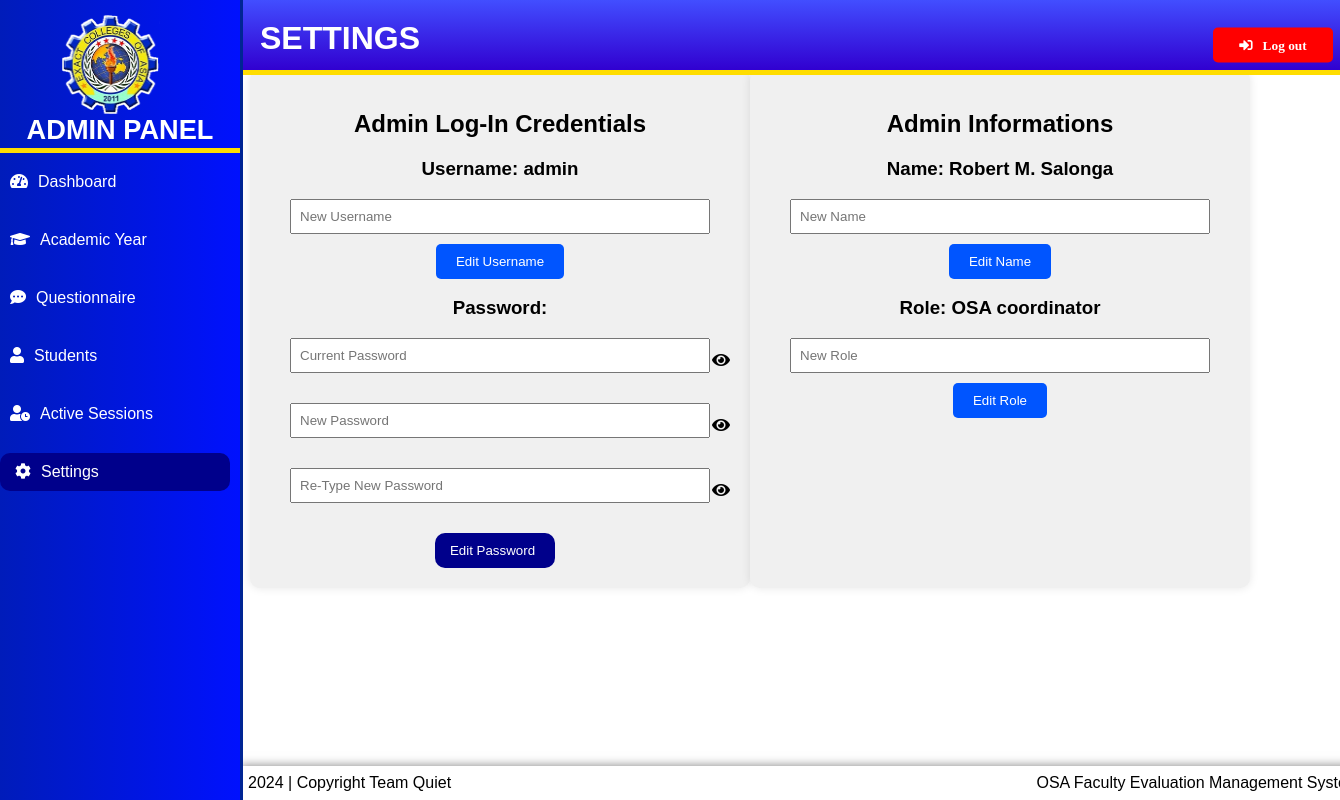
Screenshot of /admin/settings.php (signed in) with the database file from the repository.
### tables this page shows
CREATE TABLE `admin_list` (
  `name` varchar(30) NOT NULL,
  `role` varchar(30) NOT NULL,
  `admin_ID` int(11) NOT NULL,
  `admin_name` varchar(50) NOT NULL,
  `admin_pass` varchar(20) NOT NULL
);

### admin/settings.php (the view, shortened to what this page needs)
<!DOCTYPE html>
<html lang="en">
<head>
    <link rel="stylesheet" href="styles.css">
    <link rel="stylesheet" href="https://cdnjs.cloudflare.com/ajax/libs/font-awesome/5.15.4/css/all.min.css">
</head>
<body>
    <?php include 'sidebar.php'; ?>
    <div class="content">
        <h1>SETTINGS</h1>
        <div class="admin-container">
            <div class="admin-box">
                <?php
                include('../connection.php');
                $pdo = new PDO("mysql:host=$host;dbname=$dbname", $user, $pass);
                $pdo->setAttribute(PDO::ATTR_ERRMODE, PDO::ERRMODE_EXCEPTION);
                $stmt = $pdo->query("SELECT * FROM admin_list");
                $admin = $stmt->fetch(PDO::FETCH_ASSOC);
                if ($admin) {
                    echo "<h2>Admin Log-In Credentials</h2>";
                    echo "<h3>Username: {$admin['admin_name']}</h3>";
                    echo "<form class='admin-form' method='post' action='edit_admin.php'>";
                    echo "<input type='text' name='username' placeholder='New Username' required><br>";
                    echo "<button type='submit' name='edit_username'>Edit Username</button>";
                    echo "</form>";
                    echo "<h3>Password: </h3>";
                    echo "<form class='admin-form' method='post' action='edit_admin.php' id='adminPasswordForm'>";
                    echo "<div style='position:relative;'>";
                    echo "<input type='password' id='current_admin_password' name='current_password' placeholder='Current Password' required>";
                    echo "<i class='fas fa-eye' id='toggleCurrentAdminPassword'></i>";
                    echo "</div>";
                    echo "<div style='position:relative;'>";
                    echo "<input type='password' id='new_admin_password' name='new_password' placeholder='New Password' minlength='8' required>";
                    echo "<i class='fas fa-eye' id='toggleNewAdminPassword'></i>";
                    echo "</div>";
                    echo "<div style='position:relative;'>";
                    echo "<input type='password' id='confirm_admin_password' name='confirm_password' placeholder='Re-Type New Password' required>";
                    echo "<i class='fas fa-eye' id='toggleConfirmAdminPassword'></i>";
                    echo "</div>";
                    echo "<button type='submit' name='edit_password' class='settings-button'>Edit Password</button>";
                    echo "</form>";
                } else {
                    echo "<p>No admin found.</p>";
                }
                ?>
            </div>
            <div class="admin-box">
                <?php
                if ($admin) {
                    echo "<h2>Admin Informations</h2>";
                    echo "<h3>Name: {$admin['name']}</h3>";
                    echo "<form class='admin-form' method='post' action='edit_admin.php'>";
                    echo "<input type='text' name='name' placeholder='New Name' required><br>";
                    echo "<button type='submit' name='edit_name'>Edit Name</button>";
                    echo "</form>";
                    echo "<h3>Role: {$admin['role']}</h3>";
                    echo "<form class='admin-form' method='post' action='edit_admin.php'>";
                    echo "<input type='text' name='role' placeholder='New Role' required><br>";
                    echo "<button type='submit' name='edit_role'>Edit Role</button>";
                    echo "</form>";
                } else {
                    echo "<p>No admin found.</p>";
                }
                ?>
            </div>
        </div>
    </div>
</body>
</html>

### admin/styles.css (style rules this page uses)
body { margin: 0; padding: 0; border: none; outline: none; box-sizing: border-box; font-family: "Poppins", sans-serif; display: flex; }
.content { margin-left: 170px; padding: 20px 80px; z-index: 0; width: 1000px; }
button { background-color: #0055ff; color: rgb(255, 255, 255); padding: 10px 20px; border: none; cursor: pointer; border-radius: 5px; }
.content h1 { background: linear-gradient(to bottom, rgb(66, 78, 255), rgb(49, 0, 208)); width: 3000px; height: 30px; padding: 20px; position: fixed; margin-top: -30px; margin-left: -10px; color: white; top: 30px; border-bottom: 5px solid #ffdd00; z-index: 3; }

### admin/settings.php (style rules this page uses)
.settings-button { background-color: darkblue; min-width: 120px; margin-right: 0px; margin-left: -10px; padding-left: 15px; border-radius: 10px; }
.admin-container { display: flex; }
.admin-box { background-color: #f0f0f0; padding: 20px; border-radius: 10px; box-shadow: 0 0 10px rgba(0, 0, 0, 0.1); width: 500px; margin: 50px auto; text-align: center; }
.admin-form { position: relative; }
.admin-form input { margin-bottom: 10px; width: calc(100% - 40px); padding: 8px; box-sizing: border-box; }
.admin-form i { position: absolute; right: 0px; top: calc(50% - 8px); cursor: pointer; color: black; }

### rows the page displays
admin_list: admin_name "admin", name "Robert M. Salonga", role "OSA coordinator"
